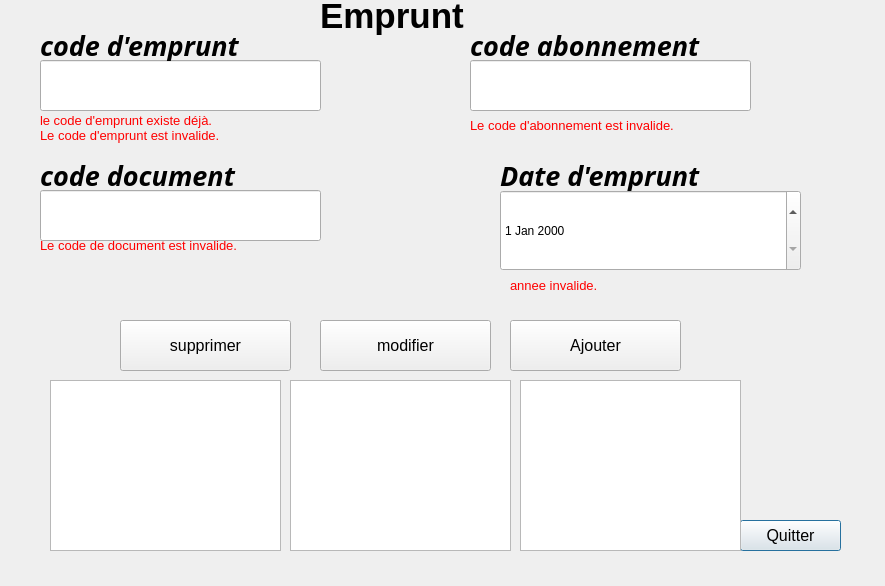
<?xml version="1.0" encoding="UTF-8"?>
<ui version="4.0">
 <class>Dialog</class>
 <widget class="QDialog" name="Dialog">
  <property name="geometry">
   <rect>
    <x>0</x>
    <y>0</y>
    <width>885</width>
    <height>586</height>
   </rect>
  </property>
  <property name="windowTitle">
   <string>Dialog</string>
  </property>
  <widget class="QLineEdit" name="lineEdit_code_document_emprunt">
   <property name="geometry">
    <rect>
     <x>40</x>
     <y>190</y>
     <width>281</width>
     <height>51</height>
    </rect>
   </property>
   <property name="font">
    <font>
     <pointsize>12</pointsize>
     <italic>true</italic>
    </font>
   </property>
  </widget>
  <widget class="QLabel" name="label_erreur_code_inv_document_emprunt">
   <property name="enabled">
    <bool>true</bool>
   </property>
   <property name="geometry">
    <rect>
     <x>40</x>
     <y>230</y>
     <width>441</width>
     <height>31</height>
    </rect>
   </property>
   <property name="font">
    <font>
     <pointsize>10</pointsize>
     <weight>50</weight>
     <bold>false</bold>
    </font>
   </property>
   <property name="text">
    <string>&lt;html&gt;&lt;head/&gt;&lt;body&gt;&lt;p&gt;&lt;span style=&quot; color:#ff0000;&quot;&gt;Le code de document est invalide.&lt;/span&gt;&lt;/p&gt;&lt;/body&gt;&lt;/html&gt;</string>
   </property>
  </widget>
  <widget class="QLabel" name="label_date_emprunt">
   <property name="geometry">
    <rect>
     <x>500</x>
     <y>160</y>
     <width>271</width>
     <height>31</height>
    </rect>
   </property>
   <property name="font">
    <font>
     <family>Agency FB</family>
     <pointsize>20</pointsize>
     <weight>75</weight>
     <italic>true</italic>
     <bold>true</bold>
    </font>
   </property>
   <property name="text">
    <string>Date d'emprunt</string>
   </property>
  </widget>
  <widget class="QLineEdit" name="lineEdit_code_emprunt">
   <property name="geometry">
    <rect>
     <x>40</x>
     <y>60</y>
     <width>281</width>
     <height>51</height>
    </rect>
   </property>
   <property name="font">
    <font>
     <pointsize>12</pointsize>
     <italic>true</italic>
    </font>
   </property>
  </widget>
  <widget class="QDateEdit" name="Date_emprunt">
   <property name="geometry">
    <rect>
     <x>500</x>
     <y>190</y>
     <width>301</width>
     <height>81</height>
    </rect>
   </property>
  </widget>
  <widget class="QLabel" name="label_erreur_code_emprunt">
   <property name="geometry">
    <rect>
     <x>40</x>
     <y>110</y>
     <width>421</width>
     <height>21</height>
    </rect>
   </property>
   <property name="font">
    <font>
     <pointsize>10</pointsize>
    </font>
   </property>
   <property name="text">
    <string>&lt;html&gt;&lt;head/&gt;&lt;body&gt;&lt;p&gt;&lt;span style=&quot; color:#ff0000;&quot;&gt;le code d'emprunt existe déjà.&lt;/span&gt;&lt;/p&gt;&lt;/body&gt;&lt;/html&gt;</string>
   </property>
  </widget>
  <widget class="QLabel" name="label_code_emprunt">
   <property name="geometry">
    <rect>
     <x>40</x>
     <y>30</y>
     <width>271</width>
     <height>31</height>
    </rect>
   </property>
   <property name="font">
    <font>
     <family>Agency FB</family>
     <pointsize>20</pointsize>
     <weight>75</weight>
     <italic>true</italic>
     <bold>true</bold>
    </font>
   </property>
   <property name="text">
    <string>code d'emprunt</string>
   </property>
  </widget>
  <widget class="QLineEdit" name="lineEdit_code_abonnement_emprunt">
   <property name="geometry">
    <rect>
     <x>470</x>
     <y>60</y>
     <width>281</width>
     <height>51</height>
    </rect>
   </property>
   <property name="font">
    <font>
     <pointsize>12</pointsize>
     <italic>true</italic>
    </font>
   </property>
  </widget>
  <widget class="QPushButton" name="pushButton_quitter_emprunt">
   <property name="geometry">
    <rect>
     <x>740</x>
     <y>520</y>
     <width>101</width>
     <height>31</height>
    </rect>
   </property>
   <property name="font">
    <font>
     <pointsize>12</pointsize>
    </font>
   </property>
   <property name="text">
    <string>Quitter</string>
   </property>
  </widget>
  <widget class="QLabel" name="label_code_abonnement_emprunt">
   <property name="geometry">
    <rect>
     <x>470</x>
     <y>30</y>
     <width>271</width>
     <height>31</height>
    </rect>
   </property>
   <property name="font">
    <font>
     <family>Agency FB</family>
     <pointsize>20</pointsize>
     <weight>75</weight>
     <italic>true</italic>
     <bold>true</bold>
    </font>
   </property>
   <property name="text">
    <string>code abonnement</string>
   </property>
  </widget>
  <widget class="QLabel" name="label_erreur_code_inv_emprunt">
   <property name="enabled">
    <bool>true</bool>
   </property>
   <property name="geometry">
    <rect>
     <x>40</x>
     <y>120</y>
     <width>441</width>
     <height>31</height>
    </rect>
   </property>
   <property name="font">
    <font>
     <pointsize>10</pointsize>
     <weight>50</weight>
     <bold>false</bold>
    </font>
   </property>
   <property name="text">
    <string>&lt;html&gt;&lt;head/&gt;&lt;body&gt;&lt;p&gt;&lt;span style=&quot; color:#ff0000;&quot;&gt;Le code d'emprunt est invalide.&lt;/span&gt;&lt;/p&gt;&lt;/body&gt;&lt;/html&gt;</string>
   </property>
  </widget>
  <widget class="QPushButton" name="pushButton_supprimer_emprunt">
   <property name="geometry">
    <rect>
     <x>120</x>
     <y>320</y>
     <width>171</width>
     <height>51</height>
    </rect>
   </property>
   <property name="font">
    <font>
     <pointsize>12</pointsize>
    </font>
   </property>
   <property name="text">
    <string>supprimer</string>
   </property>
  </widget>
  <widget class="QLabel" name="label_erreur_emprunt">
   <property name="enabled">
    <bool>true</bool>
   </property>
   <property name="geometry">
    <rect>
     <x>510</x>
     <y>270</y>
     <width>441</width>
     <height>31</height>
    </rect>
   </property>
   <property name="font">
    <font>
     <pointsize>10</pointsize>
     <weight>50</weight>
     <bold>false</bold>
    </font>
   </property>
   <property name="text">
    <string>&lt;html&gt;&lt;head/&gt;&lt;body&gt;&lt;p&gt;&lt;span style=&quot; color:#ff0000;&quot;&gt;annee invalide.&lt;/span&gt;&lt;/p&gt;&lt;/body&gt;&lt;/html&gt;</string>
   </property>
  </widget>
  <widget class="QLabel" name="label_erreur_code_inv_abonnement_emprunt">
   <property name="enabled">
    <bool>true</bool>
   </property>
   <property name="geometry">
    <rect>
     <x>470</x>
     <y>110</y>
     <width>441</width>
     <height>31</height>
    </rect>
   </property>
   <property name="font">
    <font>
     <pointsize>10</pointsize>
     <weight>50</weight>
     <bold>false</bold>
    </font>
   </property>
   <property name="text">
    <string>&lt;html&gt;&lt;head/&gt;&lt;body&gt;&lt;p&gt;&lt;span style=&quot; color:#ff0000;&quot;&gt;Le code d'abonnement est invalide.&lt;/span&gt;&lt;/p&gt;&lt;/body&gt;&lt;/html&gt;</string>
   </property>
  </widget>
  <widget class="QPushButton" name="pushButton_ajouter_em">
   <property name="geometry">
    <rect>
     <x>510</x>
     <y>320</y>
     <width>171</width>
     <height>51</height>
    </rect>
   </property>
   <property name="font">
    <font>
     <pointsize>12</pointsize>
    </font>
   </property>
   <property name="text">
    <string>Ajouter</string>
   </property>
  </widget>
  <widget class="QPushButton" name="pushButton_modifier_emprunt">
   <property name="geometry">
    <rect>
     <x>320</x>
     <y>320</y>
     <width>171</width>
     <height>51</height>
    </rect>
   </property>
   <property name="font">
    <font>
     <pointsize>12</pointsize>
    </font>
   </property>
   <property name="text">
    <string>modifier</string>
   </property>
  </widget>
  <widget class="QLabel" name="lbl_ajout_emprunt">
   <property name="geometry">
    <rect>
     <x>320</x>
     <y>-10</y>
     <width>271</width>
     <height>51</height>
    </rect>
   </property>
   <property name="font">
    <font>
     <pointsize>26</pointsize>
     <weight>75</weight>
     <bold>true</bold>
    </font>
   </property>
   <property name="text">
    <string>Emprunt</string>
   </property>
  </widget>
  <widget class="QLabel" name="label_code_document_emprunt">
   <property name="geometry">
    <rect>
     <x>40</x>
     <y>160</y>
     <width>271</width>
     <height>31</height>
    </rect>
   </property>
   <property name="font">
    <font>
     <family>Agency FB</family>
     <pointsize>20</pointsize>
     <weight>75</weight>
     <italic>true</italic>
     <bold>true</bold>
    </font>
   </property>
   <property name="text">
    <string>code document</string>
   </property>
  </widget>
  <widget class="QTextBrowser" name="textBrowser_emprunt">
   <property name="geometry">
    <rect>
     <x>520</x>
     <y>380</y>
     <width>221</width>
     <height>171</height>
    </rect>
   </property>
  </widget>
  <widget class="QTextBrowser" name="textBrowser_lst_document">
   <property name="geometry">
    <rect>
     <x>290</x>
     <y>380</y>
     <width>221</width>
     <height>171</height>
    </rect>
   </property>
  </widget>
  <widget class="QTextBrowser" name="textBrowser_lst_abonner">
   <property name="geometry">
    <rect>
     <x>50</x>
     <y>380</y>
     <width>231</width>
     <height>171</height>
    </rect>
   </property>
  </widget>
 </widget>
 <resources/>
 <connections/>
</ui>
